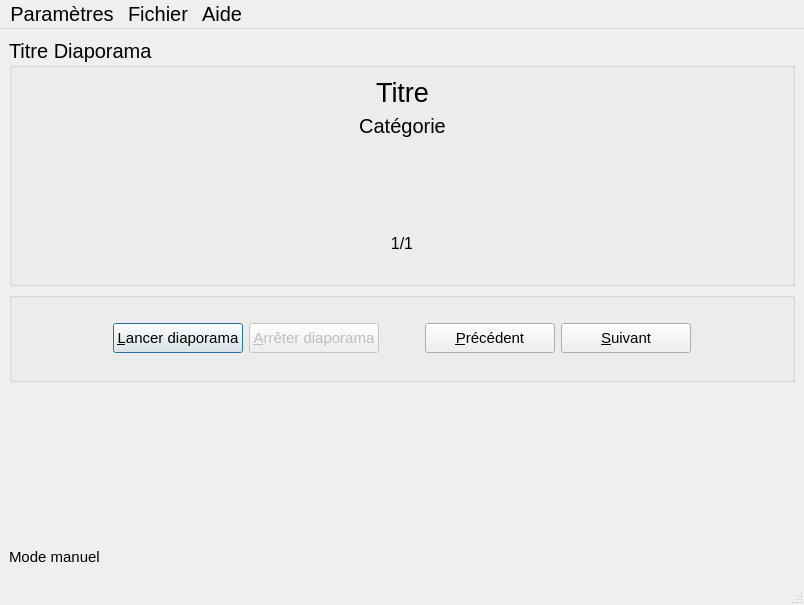
<?xml version="1.0" encoding="UTF-8"?>
<ui version="4.0">
 <class>LecteurVue</class>
 <widget class="QMainWindow" name="LecteurVue">
  <property name="geometry">
   <rect>
    <x>0</x>
    <y>0</y>
    <width>804</width>
    <height>605</height>
   </rect>
  </property>
  <property name="font">
   <font>
    <pointsize>15</pointsize>
   </font>
  </property>
  <property name="windowTitle">
   <string>LecteurVue</string>
  </property>
  <widget class="QWidget" name="centralwidget">
   <layout class="QVBoxLayout" name="verticalLayout_2">
    <item>
     <widget class="QGroupBox" name="groupBox_2">
      <property name="title">
       <string>Titre Diaporama</string>
      </property>
      <layout class="QVBoxLayout" name="verticalLayout">
       <item>
        <layout class="QHBoxLayout" name="horizontalLayout_2">
         <item>
          <spacer name="horizontalSpacer_4">
           <property name="orientation">
            <enum>Qt::Horizontal</enum>
           </property>
           <property name="sizeType">
            <enum>QSizePolicy::MinimumExpanding</enum>
           </property>
           <property name="sizeHint" stdset="0">
            <size>
             <width>50</width>
             <height>20</height>
            </size>
           </property>
          </spacer>
         </item>
         <item>
          <widget class="QLabel" name="labTitre">
           <property name="sizePolicy">
            <sizepolicy hsizetype="Fixed" vsizetype="Fixed">
             <horstretch>0</horstretch>
             <verstretch>0</verstretch>
            </sizepolicy>
           </property>
           <property name="font">
            <font>
             <pointsize>20</pointsize>
            </font>
           </property>
           <property name="text">
            <string>Titre</string>
           </property>
           <property name="alignment">
            <set>Qt::AlignCenter</set>
           </property>
          </widget>
         </item>
         <item>
          <spacer name="horizontalSpacer_5">
           <property name="orientation">
            <enum>Qt::Horizontal</enum>
           </property>
           <property name="sizeType">
            <enum>QSizePolicy::MinimumExpanding</enum>
           </property>
           <property name="sizeHint" stdset="0">
            <size>
             <width>50</width>
             <height>20</height>
            </size>
           </property>
          </spacer>
         </item>
        </layout>
       </item>
       <item>
        <layout class="QHBoxLayout" name="horizontalLayout_3">
         <item>
          <spacer name="horizontalSpacer_6">
           <property name="orientation">
            <enum>Qt::Horizontal</enum>
           </property>
           <property name="sizeType">
            <enum>QSizePolicy::MinimumExpanding</enum>
           </property>
           <property name="sizeHint" stdset="0">
            <size>
             <width>50</width>
             <height>20</height>
            </size>
           </property>
          </spacer>
         </item>
         <item>
          <widget class="QLabel" name="labCat">
           <property name="sizePolicy">
            <sizepolicy hsizetype="Fixed" vsizetype="Fixed">
             <horstretch>0</horstretch>
             <verstretch>0</verstretch>
            </sizepolicy>
           </property>
           <property name="text">
            <string>Catégorie</string>
           </property>
           <property name="alignment">
            <set>Qt::AlignCenter</set>
           </property>
          </widget>
         </item>
         <item>
          <spacer name="horizontalSpacer_7">
           <property name="orientation">
            <enum>Qt::Horizontal</enum>
           </property>
           <property name="sizeType">
            <enum>QSizePolicy::MinimumExpanding</enum>
           </property>
           <property name="sizeHint" stdset="0">
            <size>
             <width>50</width>
             <height>20</height>
            </size>
           </property>
          </spacer>
         </item>
        </layout>
       </item>
       <item>
        <spacer name="verticalSpacer_5">
         <property name="orientation">
          <enum>Qt::Vertical</enum>
         </property>
         <property name="sizeType">
          <enum>QSizePolicy::MinimumExpanding</enum>
         </property>
         <property name="sizeHint" stdset="0">
          <size>
           <width>20</width>
           <height>30</height>
          </size>
         </property>
        </spacer>
       </item>
       <item>
        <widget class="QLabel" name="labDiapo">
         <property name="lineWidth">
          <number>1</number>
         </property>
         <property name="text">
          <string>&lt;html&gt;&lt;head/&gt;&lt;body&gt;&lt;p align=&quot;center&quot;&gt;&lt;img src=&quot;:/diapo/images/Disney_0.gif&quot;/&gt;&lt;/p&gt;&lt;/body&gt;&lt;/html&gt;</string>
         </property>
         <property name="textFormat">
          <enum>Qt::RichText</enum>
         </property>
         <property name="scaledContents">
          <bool>false</bool>
         </property>
        </widget>
       </item>
       <item>
        <spacer name="verticalSpacer_4">
         <property name="orientation">
          <enum>Qt::Vertical</enum>
         </property>
         <property name="sizeType">
          <enum>QSizePolicy::MinimumExpanding</enum>
         </property>
         <property name="sizeHint" stdset="0">
          <size>
           <width>20</width>
           <height>30</height>
          </size>
         </property>
        </spacer>
       </item>
       <item>
        <layout class="QHBoxLayout" name="horizontalLayout_5">
         <item>
          <spacer name="horizontalSpacer_9">
           <property name="orientation">
            <enum>Qt::Horizontal</enum>
           </property>
           <property name="sizeType">
            <enum>QSizePolicy::MinimumExpanding</enum>
           </property>
           <property name="sizeHint" stdset="0">
            <size>
             <width>78</width>
             <height>20</height>
            </size>
           </property>
          </spacer>
         </item>
         <item>
          <widget class="QLabel" name="labNum">
           <property name="sizePolicy">
            <sizepolicy hsizetype="MinimumExpanding" vsizetype="Fixed">
             <horstretch>0</horstretch>
             <verstretch>0</verstretch>
            </sizepolicy>
           </property>
           <property name="font">
            <font>
             <pointsize>12</pointsize>
             <bold>false</bold>
             <stylestrategy>PreferDefault</stylestrategy>
             <kerning>false</kerning>
            </font>
           </property>
           <property name="text">
            <string>1/1</string>
           </property>
           <property name="alignment">
            <set>Qt::AlignCenter</set>
           </property>
          </widget>
         </item>
         <item>
          <spacer name="horizontalSpacer_10">
           <property name="orientation">
            <enum>Qt::Horizontal</enum>
           </property>
           <property name="sizeHint" stdset="0">
            <size>
             <width>78</width>
             <height>20</height>
            </size>
           </property>
          </spacer>
         </item>
        </layout>
       </item>
       <item>
        <spacer name="verticalSpacer_6">
         <property name="orientation">
          <enum>Qt::Vertical</enum>
         </property>
         <property name="sizeType">
          <enum>QSizePolicy::MinimumExpanding</enum>
         </property>
         <property name="sizeHint" stdset="0">
          <size>
           <width>20</width>
           <height>20</height>
          </size>
         </property>
        </spacer>
       </item>
      </layout>
     </widget>
    </item>
    <item>
     <widget class="QGroupBox" name="groupBox">
      <property name="enabled">
       <bool>true</bool>
      </property>
      <property name="sizePolicy">
       <sizepolicy hsizetype="MinimumExpanding" vsizetype="Fixed">
        <horstretch>0</horstretch>
        <verstretch>0</verstretch>
       </sizepolicy>
      </property>
      <property name="minimumSize">
       <size>
        <width>600</width>
        <height>90</height>
       </size>
      </property>
      <property name="title">
       <string/>
      </property>
      <layout class="QHBoxLayout" name="horizontalLayout_8">
       <item>
        <spacer name="horizontalSpacer_3">
         <property name="orientation">
          <enum>Qt::Horizontal</enum>
         </property>
         <property name="sizeType">
          <enum>QSizePolicy::MinimumExpanding</enum>
         </property>
         <property name="sizeHint" stdset="0">
          <size>
           <width>1</width>
           <height>10</height>
          </size>
         </property>
        </spacer>
       </item>
       <item>
        <layout class="QHBoxLayout" name="horizontalLayout">
         <item>
          <widget class="QPushButton" name="btnLancer">
           <property name="sizePolicy">
            <sizepolicy hsizetype="Fixed" vsizetype="Fixed">
             <horstretch>0</horstretch>
             <verstretch>0</verstretch>
            </sizepolicy>
           </property>
           <property name="minimumSize">
            <size>
             <width>130</width>
             <height>30</height>
            </size>
           </property>
           <property name="maximumSize">
            <size>
             <width>130</width>
             <height>30</height>
            </size>
           </property>
           <property name="font">
            <font>
             <pointsize>11</pointsize>
            </font>
           </property>
           <property name="text">
            <string>&amp;Lancer diaporama</string>
           </property>
           <property name="default">
            <bool>true</bool>
           </property>
          </widget>
         </item>
         <item>
          <widget class="QPushButton" name="btnArret">
           <property name="enabled">
            <bool>false</bool>
           </property>
           <property name="sizePolicy">
            <sizepolicy hsizetype="Fixed" vsizetype="Fixed">
             <horstretch>0</horstretch>
             <verstretch>0</verstretch>
            </sizepolicy>
           </property>
           <property name="minimumSize">
            <size>
             <width>130</width>
             <height>25</height>
            </size>
           </property>
           <property name="maximumSize">
            <size>
             <width>130</width>
             <height>30</height>
            </size>
           </property>
           <property name="font">
            <font>
             <pointsize>11</pointsize>
            </font>
           </property>
           <property name="text">
            <string>&amp;Arrêter diaporama</string>
           </property>
           <property name="checkable">
            <bool>false</bool>
           </property>
           <property name="autoDefault">
            <bool>false</bool>
           </property>
           <property name="default">
            <bool>true</bool>
           </property>
           <property name="flat">
            <bool>false</bool>
           </property>
          </widget>
         </item>
         <item>
          <spacer name="horizontalSpacer">
           <property name="orientation">
            <enum>Qt::Horizontal</enum>
           </property>
           <property name="sizeType">
            <enum>QSizePolicy::Fixed</enum>
           </property>
           <property name="sizeHint" stdset="0">
            <size>
             <width>40</width>
             <height>20</height>
            </size>
           </property>
          </spacer>
         </item>
         <item>
          <widget class="QPushButton" name="btnPrecedent">
           <property name="minimumSize">
            <size>
             <width>130</width>
             <height>30</height>
            </size>
           </property>
           <property name="maximumSize">
            <size>
             <width>130</width>
             <height>30</height>
            </size>
           </property>
           <property name="font">
            <font>
             <pointsize>11</pointsize>
            </font>
           </property>
           <property name="text">
            <string>&amp;Précédent</string>
           </property>
          </widget>
         </item>
         <item>
          <widget class="QPushButton" name="btnSuivant">
           <property name="minimumSize">
            <size>
             <width>130</width>
             <height>30</height>
            </size>
           </property>
           <property name="maximumSize">
            <size>
             <width>130</width>
             <height>30</height>
            </size>
           </property>
           <property name="font">
            <font>
             <pointsize>11</pointsize>
            </font>
           </property>
           <property name="text">
            <string>&amp;Suivant</string>
           </property>
          </widget>
         </item>
        </layout>
       </item>
       <item>
        <spacer name="horizontalSpacer_2">
         <property name="orientation">
          <enum>Qt::Horizontal</enum>
         </property>
         <property name="sizeType">
          <enum>QSizePolicy::MinimumExpanding</enum>
         </property>
         <property name="sizeHint" stdset="0">
          <size>
           <width>81</width>
           <height>10</height>
          </size>
         </property>
        </spacer>
       </item>
      </layout>
     </widget>
    </item>
    <item>
     <spacer name="verticalSpacer_3">
      <property name="orientation">
       <enum>Qt::Vertical</enum>
      </property>
      <property name="sizeType">
       <enum>QSizePolicy::Maximum</enum>
      </property>
      <property name="sizeHint" stdset="0">
       <size>
        <width>20</width>
        <height>200</height>
       </size>
      </property>
     </spacer>
    </item>
    <item>
     <widget class="QLabel" name="labMode">
      <property name="sizePolicy">
       <sizepolicy hsizetype="Preferred" vsizetype="Fixed">
        <horstretch>0</horstretch>
        <verstretch>0</verstretch>
       </sizepolicy>
      </property>
      <property name="minimumSize">
       <size>
        <width>100</width>
        <height>20</height>
       </size>
      </property>
      <property name="maximumSize">
       <size>
        <width>200</width>
        <height>25</height>
       </size>
      </property>
      <property name="font">
       <font>
        <pointsize>11</pointsize>
       </font>
      </property>
      <property name="text">
       <string>Mode manuel                 </string>
      </property>
      <property name="textFormat">
       <enum>Qt::PlainText</enum>
      </property>
     </widget>
    </item>
   </layout>
  </widget>
  <widget class="QMenuBar" name="menubar">
   <property name="geometry">
    <rect>
     <x>0</x>
     <y>0</y>
     <width>804</width>
     <height>33</height>
    </rect>
   </property>
   <widget class="QMenu" name="menuParam_tres">
    <property name="title">
     <string>Paramètres</string>
    </property>
    <widget class="QMenu" name="menuCharger">
     <property name="title">
      <string>Charger diaporama</string>
     </property>
     <addaction name="actionPantxica"/>
     <addaction name="actionYann"/>
     <addaction name="actionThierry"/>
     <addaction name="actionManu"/>
    </widget>
    <addaction name="menuCharger"/>
    <addaction name="acEnlever"/>
   </widget>
   <widget class="QMenu" name="menuFichier">
    <property name="title">
     <string>Fichier</string>
    </property>
    <addaction name="acQuitter"/>
    <addaction name="separator"/>
    <addaction name="acVitesse"/>
   </widget>
   <widget class="QMenu" name="menuAide">
    <property name="title">
     <string>Aide</string>
    </property>
    <addaction name="acAProposDe"/>
   </widget>
   <addaction name="menuParam_tres"/>
   <addaction name="menuFichier"/>
   <addaction name="menuAide"/>
  </widget>
  <widget class="QStatusBar" name="statusbar"/>
  <action name="acEnlever">
   <property name="text">
    <string>Enlever diaporama</string>
   </property>
  </action>
  <action name="acQuitter">
   <property name="text">
    <string>Quitter</string>
   </property>
  </action>
  <action name="acAProposDe">
   <property name="text">
    <string>A propos de...</string>
   </property>
  </action>
  <action name="actionPantxica">
   <property name="checkable">
    <bool>true</bool>
   </property>
   <property name="text">
    <string>Pantxica</string>
   </property>
  </action>
  <action name="actionYann">
   <property name="text">
    <string>Yann</string>
   </property>
  </action>
  <action name="actionThierry">
   <property name="text">
    <string>Thierry</string>
   </property>
  </action>
  <action name="actionManu">
   <property name="checkable">
    <bool>true</bool>
   </property>
   <property name="text">
    <string>Manu</string>
   </property>
  </action>
  <action name="acVitesse">
   <property name="text">
    <string>Changer vitesse</string>
   </property>
  </action>
 </widget>
 <tabstops>
  <tabstop>btnLancer</tabstop>
  <tabstop>btnArret</tabstop>
 </tabstops>
 <resources/>
 <connections/>
</ui>
